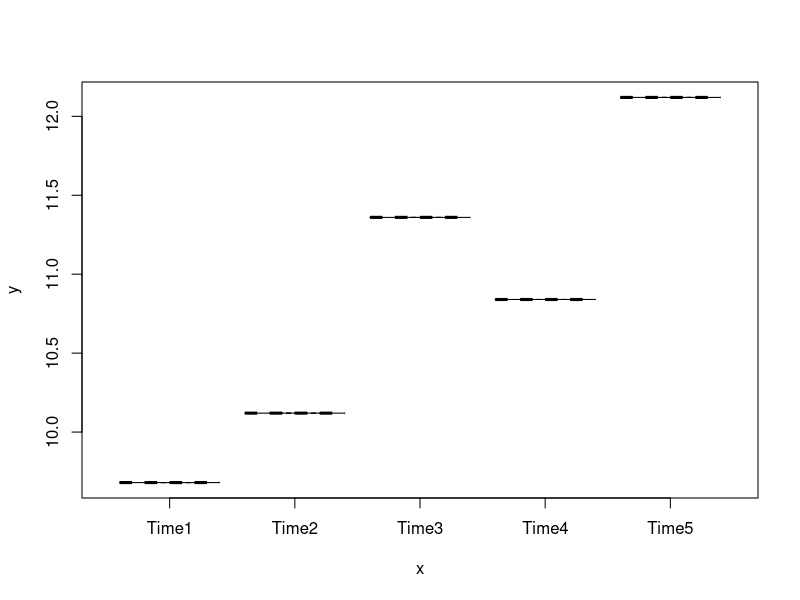

Generate this figure with R:
#install.packages("afex")
#install.packages("lsmeans")
#devtools::install_github("singmann/afex@master")
library(afex, lsmeans)
library(car)
library(reshape)
##names(data) <- c("new_name", "another_new_name")

data <- read.csv("datarepeated.csv", header = TRUE)
datLong <- melt(data, id = "Subject")

head(datLong)
names(datLong) <- c("subject", "time", "outcome")
dim(datLong)
fit_all <- aov_ez("subject","outcome", datLong, within=c("time"))
summary(fit_all)

#fit_mixed <- mixed(outcome~time+(time|subject),data=datLong)
#summary(fit_mixed)

library(lsmeans)
ref <- lsmeans(fit_all,specs = "time")
summary(ref)


ref_df<- as.data.frame(summary(ref))
summary(ref_df)
plot(ref_df$time,ref_df$lsmean, lty=2, type="b", pch = c(16,18))
plot.new()


#Testing
